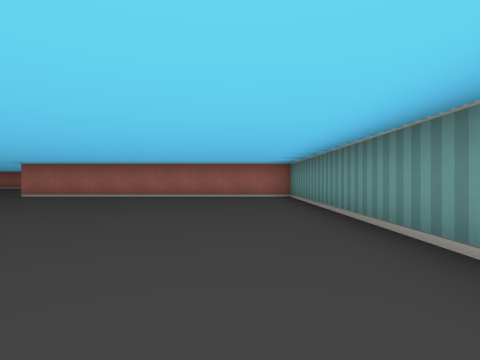
View 1 (above)

20 first-person views from a walk through a cub3D ray-caster map. The camera is about half as high as the walls, looks level and sees 80° across. The floor is counted in squares. Each view is taken from the middle of a square. On the plan, view 1 faces up. The plan holds only what a view shows up to about 9 squares ahead; the rest is blank.

View 2
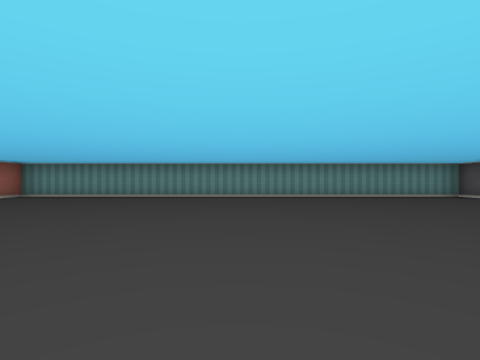

View 3
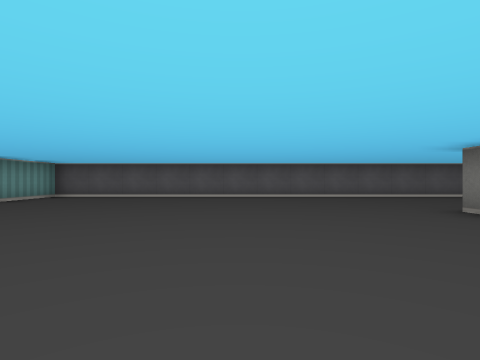

View 4
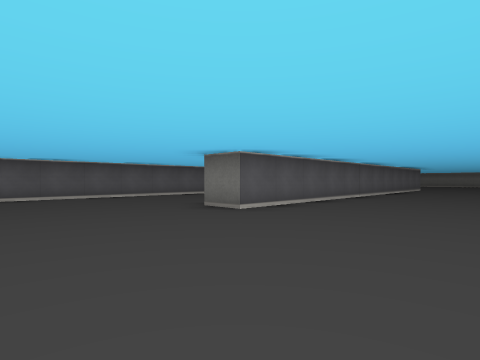

View 5
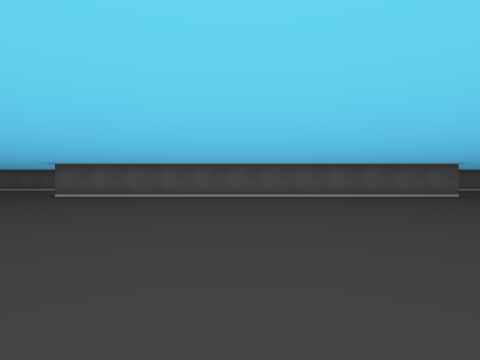

View 6
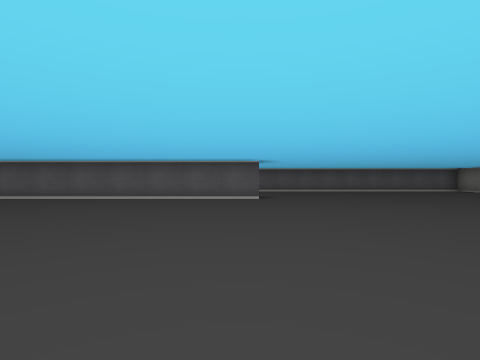

View 7
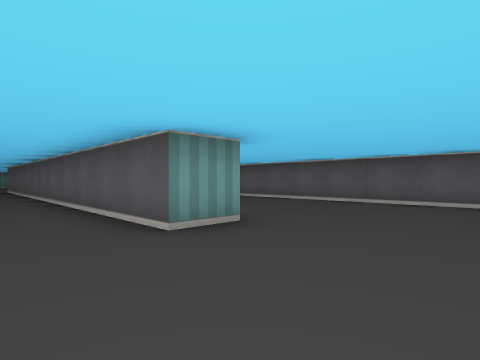

View 8
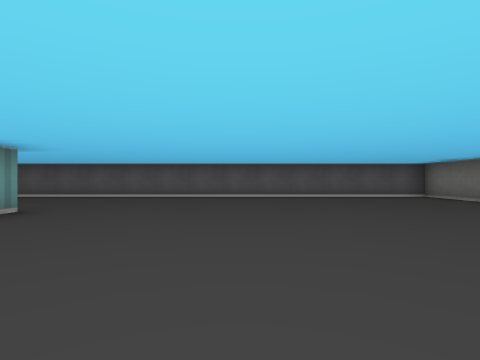

View 9
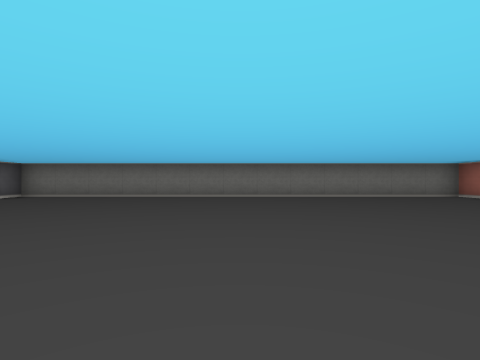

View 10
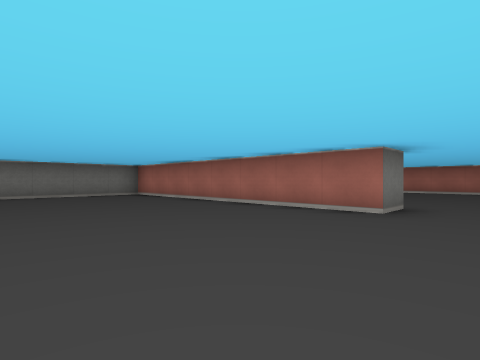

View 11
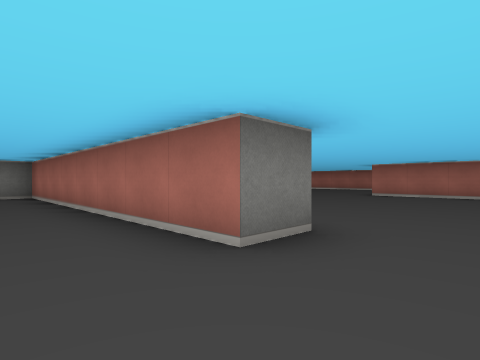

View 12
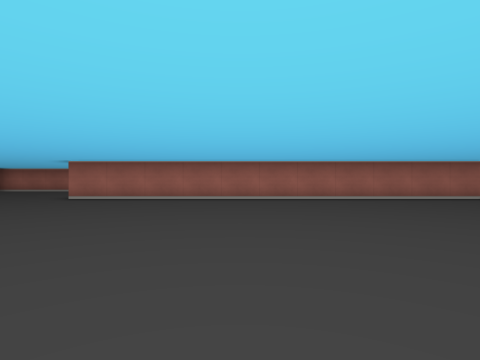

View 13
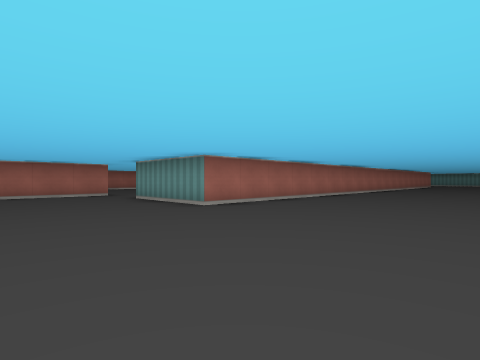

View 14
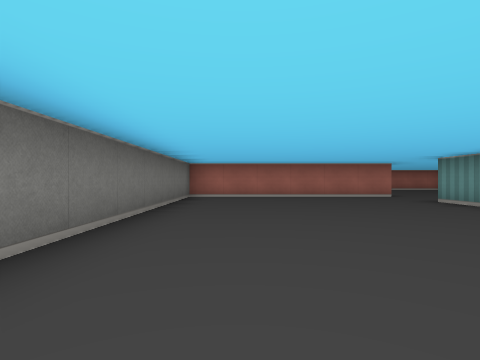

View 15
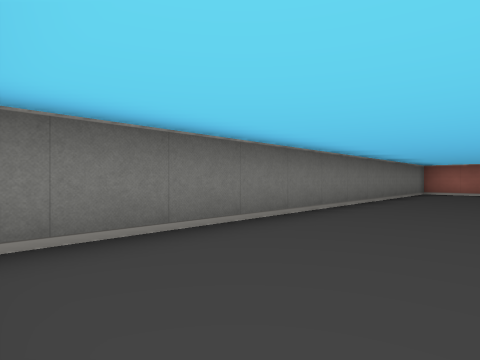

View 16
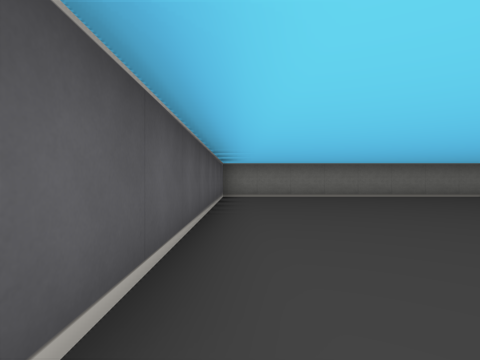

View 17
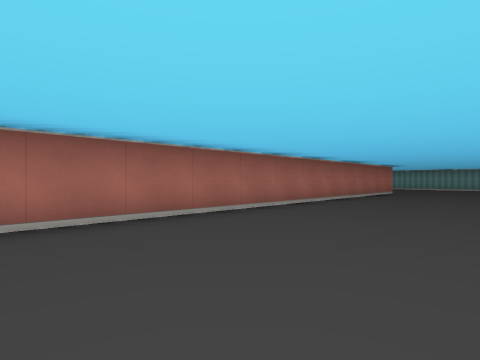

View 18
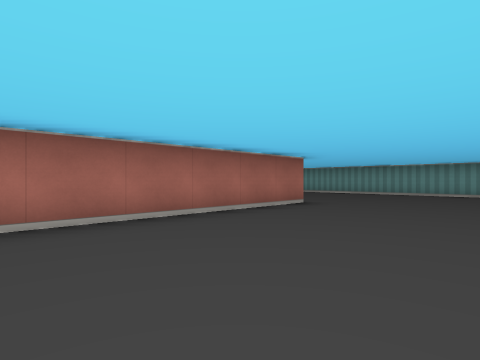

View 19
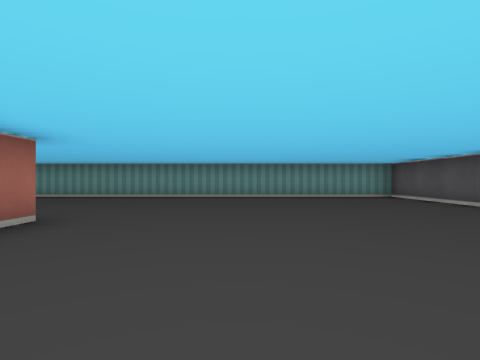

View 20
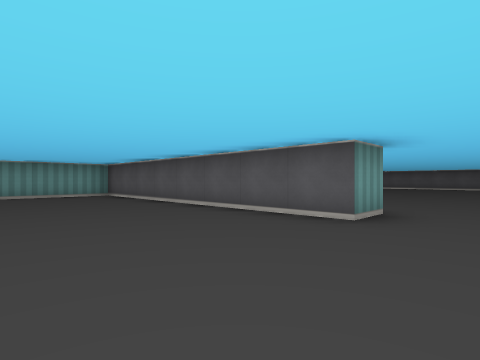

### Floor plan
Points are (right, up) in squares from view 1. A wall is a line through its corners. A room is listed if a view was taken in it or the views show most of it. See-through windows are left out.
Room 1 (views 1, 2, 3, 4, 5, 6, 7, 8, 9, 10, 11, 12, 13, 14, 15, 16, 17, 18, 19, 20)
walls: (-19.5, -0.5) (-19.5, 0.5) (-7.5, 0.5) (-7.5, -0.5); (-10.6, -4.5) (1.5, -4.5) (1.5, 8.5) (-6.5, 8.5) (-6.5, 9.5) (1.5, 9.5) (1.5, 20.1); (-3.5, 16.5) (-22.5, 16.5) (-22.5, 19.5); (-28.1, 9.5) (-20.5, 9.5) (-20.5, 8.5) (-28.5, 8.5) (-28.5, -4.5) (-15.8, -4.5); (-22.4, 21.5) (-28.5, 21.5) (-28.5, 9.5)
ways out: opening at (-22, 20.5)

Where each view was taken, in squares from view 1:
view 1: 0 up, 0 right, facing up
view 2: 2 up, 7 left, facing right
view 3: 4 up, 4 left, facing down
view 4: 4 up, 4 left, facing down-left
view 5: 9 up, 13 left, facing down
view 6: 8 up, 19 left, facing down
view 7: 2 up, 22 left, facing down-right
view 8: 4 up, 23 left, facing down
view 9: 2 up, 20 left, facing left
view 10: 4 up, 19 left, facing up-left
view 11: 7 up, 19 left, facing up-left
view 12: 9 up, 18 left, facing up
view 13: 12 up, 26 left, facing up-right
view 14: 13 up, 27 left, facing up
view 15: 10 up, 26 left, facing up-left
view 16: 10 up, 20 left, facing left
view 17: 13 up, 15 left, facing up-right
view 18: 13 up, 9 left, facing up-right
view 19: 14 up, 7 left, facing right
view 20: 13 up, 8 left, facing down-right
